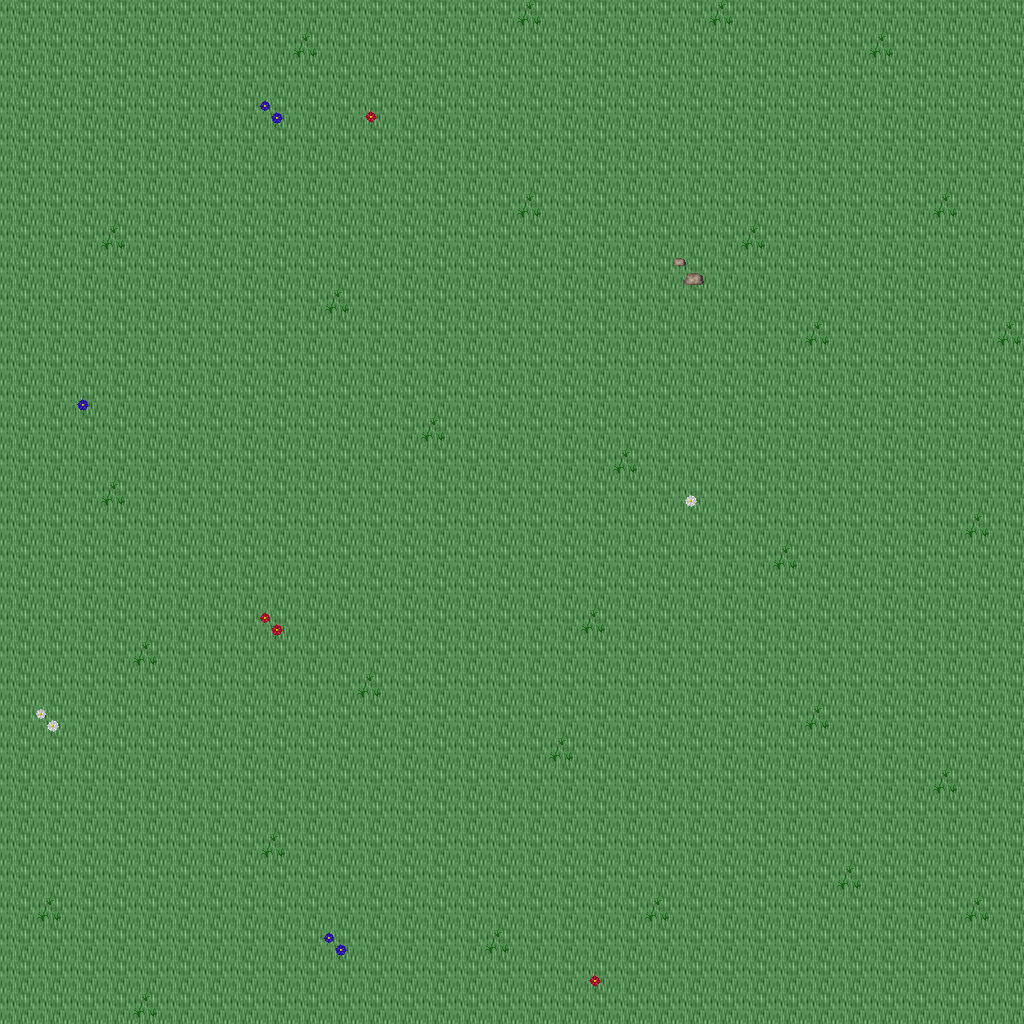

A 2D game scene composited from a Tiled map and its tileset images. What follows is a short description and the map's XML, with each tile layer's data collapsed to a summary:
An orthogonal 32x32 tile map with 32x32 px tiles, 5 tile layers (Ground, Objects, Objects2, Above, ...), 1 hidden layer not drawn, 49 tilesets.

<map version="1.10" tiledversion="1.11.0" orientation="orthogonal" renderorder="right-down" width="32" height="32" tilewidth="32" tileheight="32" infinite="0" nextlayerid="11" nextobjectid="1">
 <tileset firstgid="1" name="ground_ground" tilewidth="32" tileheight="32" tilecount="33" columns="3">
  <image source="../drawable/ground_ground.png" width="96" height="352" />
 </tileset>
 <tileset firstgid="34" name="building_castle" tilewidth="32" tileheight="32" tilecount="320" columns="20">
  <image source="../drawable/building_castle.png" width="640" height="512" />
 </tileset>
 <tileset firstgid="354" name="furniture_carpet_carpets_2" tilewidth="32" tileheight="32" tilecount="20" columns="4">
  <image source="../drawable/furniture_carpet_carpets_2.png" width="128" height="160" />
 </tileset>
 <tileset firstgid="374" name="ground_indoor_tiles" tilewidth="32" tileheight="32" tilecount="8" columns="2">
  <image source="../drawable/ground_indoor_tiles.png" width="64" height="128" />
 </tileset>
 <tileset firstgid="382" name="ground_water_pool" tilewidth="32" tileheight="32" tilecount="72" columns="3">
  <image source="../drawable/ground_water_pool.png" width="96" height="768" />
 </tileset>
 <tileset firstgid="454" name="ground_brown_paving" tilewidth="32" tileheight="32" tilecount="2" columns="2">
  <image source="../drawable/ground_brown_paving.png" width="64" height="32" />
 </tileset>
 <tileset firstgid="456" name="ground_spikes" tilewidth="32" tileheight="32" tilecount="1" columns="1">
  <image source="../drawable/ground_spikes.png" width="32" height="32" />
 </tileset>
 <tileset firstgid="457" name="ground_ridge_earth_dark" tilewidth="32" tileheight="32" tilecount="96" columns="12">
  <image source="../drawable/ground_ridge_earth_dark.png" width="384" height="256" />
 </tileset>
 <tileset firstgid="553" name="plant_grasses" tilewidth="32" tileheight="32" tilecount="6" columns="3">
  <image source="../drawable/plant_grasses.png" width="96" height="64" />
 </tileset>
 <tileset firstgid="559" name="ground_water_pool_corners" tilewidth="32" tileheight="32" tilecount="72" columns="3">
  <image source="../drawable/ground_water_pool_corners.png" width="96" height="768" />
 </tileset>
 <tileset firstgid="631" name="building_fence_fence_chunky" tilewidth="32" tileheight="32" tilecount="21" columns="3">
  <image source="../drawable/building_fence_fence_chunky.png" width="96" height="224" />
 </tileset>
 <tileset firstgid="652" name="ground_earth_edges" tilewidth="32" tileheight="32" tilecount="18" columns="6">
  <image source="../drawable/ground_earth_edges.png" width="192" height="96" />
 </tileset>
 <tileset firstgid="670" name="ground_rock_pebbles" tilewidth="32" tileheight="32" tilecount="3" columns="1">
  <image source="../drawable/ground_rock_pebbles.png" width="32" height="96" />
 </tileset>
 <tileset firstgid="673" name="ground_square_patch" tilewidth="32" tileheight="32" tilecount="9" columns="3">
  <image source="../drawable/ground_square_patch.png" width="96" height="96" />
 </tileset>
 <tileset firstgid="682" name="plant_leaves" tilewidth="32" tileheight="32" tilecount="8" columns="4">
  <image source="../drawable/plant_leaves.png" width="128" height="64" />
 </tileset>
 <tileset firstgid="690" name="item_corpse_skull_dark" tilewidth="32" tileheight="32" tilecount="2" columns="2">
  <image source="../drawable/item_corpse_skull_dark.png" width="64" height="32" />
 </tileset>
 <tileset firstgid="692" name="item_corpse_skeleton" tilewidth="32" tileheight="32" tilecount="4" columns="2">
  <image source="../drawable/item_corpse_skeleton.png" width="64" height="64" />
 </tileset>
 <tileset firstgid="696" name="furniture_table_grey_fancy" tilewidth="32" tileheight="32" tilecount="9" columns="3">
  <image source="../drawable/furniture_table_grey_fancy.png" width="96" height="96" />
 </tileset>
 <tileset firstgid="705" name="furniture_table_grey_long" tilewidth="32" tileheight="32" tilecount="4" columns="2">
  <image source="../drawable/furniture_table_grey_long.png" width="64" height="64" />
 </tileset>
 <tileset firstgid="709" name="furniture_table_grey_plain" tilewidth="32" tileheight="32" tilecount="9" columns="3">
  <image source="../drawable/furniture_table_grey_plain.png" width="96" height="96" />
 </tileset>
 <tileset firstgid="718" name="item_gothic_slab" tilewidth="32" tileheight="32" tilecount="1" columns="1">
  <image source="../drawable/item_gothic_slab.png" width="32" height="32" />
 </tileset>
 <tileset firstgid="719" name="logic_creature_gnome" tilewidth="32" tileheight="32" tilecount="6" columns="6">
  <image source="../drawable/logic_creature_gnome.png" width="192" height="32" />
 </tileset>
 <tileset firstgid="725" name="logic_creature_animal" tilewidth="32" tileheight="32" tilecount="32" columns="8">
  <image source="../drawable/logic_creature_animal.png" width="256" height="128" />
 </tileset>
 <tileset firstgid="757" name="logic_collision" tilewidth="32" tileheight="32" tilecount="1" columns="1">
  <image source="../drawable/logic_collision.png" width="32" height="32" />
 </tileset>
 <tileset firstgid="758" name="ground_water_pool_deep" tilewidth="32" tileheight="32" tilecount="72" columns="3">
  <image source="../drawable/ground_water_pool_deep.png" width="96" height="768" />
 </tileset>
 <tileset firstgid="830" name="object_suspension_bridge" tilewidth="32" tileheight="32" tilecount="24" columns="3">
  <image source="../drawable/object_suspension_bridge.png" width="96" height="256" />
 </tileset>
 <tileset firstgid="854" name="plant_flower_daisy_blue" tilewidth="32" tileheight="32" tilecount="8" columns="2">
  <image source="../drawable/plant_flower_daisy_blue.png" width="64" height="128" />
 </tileset>
 <tileset firstgid="862" name="plant_flower_daisy_red" tilewidth="32" tileheight="32" tilecount="8" columns="2">
  <image source="../drawable/plant_flower_daisy_red.png" width="64" height="128" />
 </tileset>
 <tileset firstgid="870" name="plant_flower_daisy_white" tilewidth="32" tileheight="32" tilecount="8" columns="2">
  <image source="../drawable/plant_flower_daisy_white.png" width="64" height="128" />
 </tileset>
 <tileset firstgid="878" name="plant_flower_daisy_yellow" tilewidth="32" tileheight="32" tilecount="8" columns="2">
  <image source="../drawable/plant_flower_daisy_yellow.png" width="64" height="128" />
 </tileset>
 <tileset firstgid="886" name="plant_tree_tree_green" tilewidth="32" tileheight="32" tilecount="88" columns="8">
  <image source="../drawable/plant_tree_tree_green.png" width="256" height="352" />
 </tileset>
 <tileset firstgid="974" name="ground_rock_pebbles" tilewidth="32" tileheight="32" tilecount="3" columns="1">
  <image source="../drawable/ground_rock_pebbles.png" width="32" height="96" />
 </tileset>
 <tileset firstgid="977" name="item_banners_flag" tilewidth="32" tileheight="32" tilecount="12" columns="3">
  <image source="../drawable/item_banners_flag.png" width="96" height="128" />
 </tileset>
 <tileset firstgid="989" name="item_flagpole" tilewidth="32" tileheight="32" tilecount="3" columns="1">
  <image source="../drawable/item_flagpole.png" width="32" height="96" />
 </tileset>
 <tileset firstgid="992" name="furniture_chair_bench_white" tilewidth="32" tileheight="32" tilecount="8" columns="2">
  <image source="../drawable/furniture_chair_bench_white.png" width="64" height="128" />
 </tileset>
 <tileset firstgid="1000" name="item_statue_flowered_arch" tilewidth="32" tileheight="32" tilecount="24" columns="6">
  <image source="../drawable/item_statue_flowered_arch.png" width="192" height="128" />
 </tileset>
 <tileset firstgid="1024" name="building_decoration_block" tilewidth="32" tileheight="32" tilecount="2" columns="2">
  <image source="../drawable/building_decoration_block.png" width="64" height="32" />
 </tileset>
 <tileset firstgid="1026" name="building_decoration_orbpedestal" tilewidth="32" tileheight="32" tilecount="2" columns="1">
  <image source="../drawable/building_decoration_orbpedestal.png" width="32" height="64" />
 </tileset>
 <tileset firstgid="1028" name="item_statue_urn_with_flowers" tilewidth="32" tileheight="32" tilecount="2" columns="1">
  <image source="../drawable/item_statue_urn_with_flowers.png" width="32" height="64" />
 </tileset>
 <tileset firstgid="1030" name="building_decoration_pool" tilewidth="32" tileheight="32" tilecount="9" columns="3">
  <image source="../drawable/building_decoration_pool.png" width="96" height="96" />
 </tileset>
 <tileset firstgid="1039" name="item_statue_romanic_art1" tilewidth="32" tileheight="32" tilecount="4" columns="2">
  <image source="../drawable/item_statue_romanic_art1.png" width="64" height="64" />
 </tileset>
 <tileset firstgid="1043" name="building_wall_int_clay" tilewidth="32" tileheight="32" tilecount="100" columns="10">
  <image source="../drawable/building_wall_int_clay.png" width="320" height="320" />
 </tileset>
 <tileset firstgid="1143" name="ground_green_paving" tilewidth="32" tileheight="32" tilecount="18" columns="3">
  <image source="../drawable/ground_green_paving.png" width="96" height="192" />
 </tileset>
 <tileset firstgid="1161" name="logic_protection" tilewidth="32" tileheight="32" tilecount="2" columns="2">
  <image source="../drawable/logic_protection.png" width="64" height="32" />
 </tileset>
 <tileset firstgid="1163" name="furniture_other_stick" tilewidth="32" tileheight="32" tilecount="2" columns="1">
  <image source="../drawable/furniture_other_stick.png" width="32" height="64" />
 </tileset>
 <tileset firstgid="1165" name="item_scrying_orb" tilewidth="32" tileheight="32" tilecount="8" columns="8">
  <image source="../drawable/item_scrying_orb.png" width="256" height="32" />
 </tileset>
 <tileset firstgid="1173" name="light_dim_light_7x5" tilewidth="32" tileheight="32" tilecount="35" columns="7">
  <image source="../drawable/light_dim_light_7x5.png" width="224" height="160" />
 </tileset>
 <tileset firstgid="1208" name="light_light_5x5" tilewidth="32" tileheight="32" tilecount="25" columns="5">
  <image source="../drawable/light_light_5x5.png" width="160" height="160" />
 </tileset>
 <tileset firstgid="1233" name="furniture_light_lamp_bronze" tilewidth="32" tileheight="32" tilecount="3" columns="1">
  <image source="../drawable/furniture_light_lamp_bronze.png" width="32" height="96" />
 </tileset>
 <layer id="1" name="Ground" width="32" height="32">
  <data>[1024 cells, 1024 non-empty, 1 distinct tile ids]</data>
 </layer>
 <layer id="2" name="Objects" width="32" height="32">
  <data>[1024 cells, 38 non-empty, 8 distinct tile ids]</data>
 </layer>
 <layer id="3" name="Objects2" width="32" height="32">
  <data>[1024 cells, 0 non-empty, 0 distinct tile ids]</data>
 </layer>
 <layer id="4" name="Above" width="32" height="32">
  <data>[1024 cells, 0 non-empty, 0 distinct tile ids]</data>
 </layer>
 <layer id="5" name="Above2" width="32" height="32">
  <data>[1024 cells, 0 non-empty, 0 distinct tile ids]</data>
 </layer>
 <layer id="6" name="Walkable" width="32" height="32" visible="0">
  <data>[1024 cells, 0 non-empty, 0 distinct tile ids]</data>
 </layer>
 <objectgroup id="7" name="Mapevents" />
 <objectgroup id="8" name="Spawn" />
 <objectgroup id="9" name="Keys" />
 <objectgroup id="10" name="Replace" />
</map>
